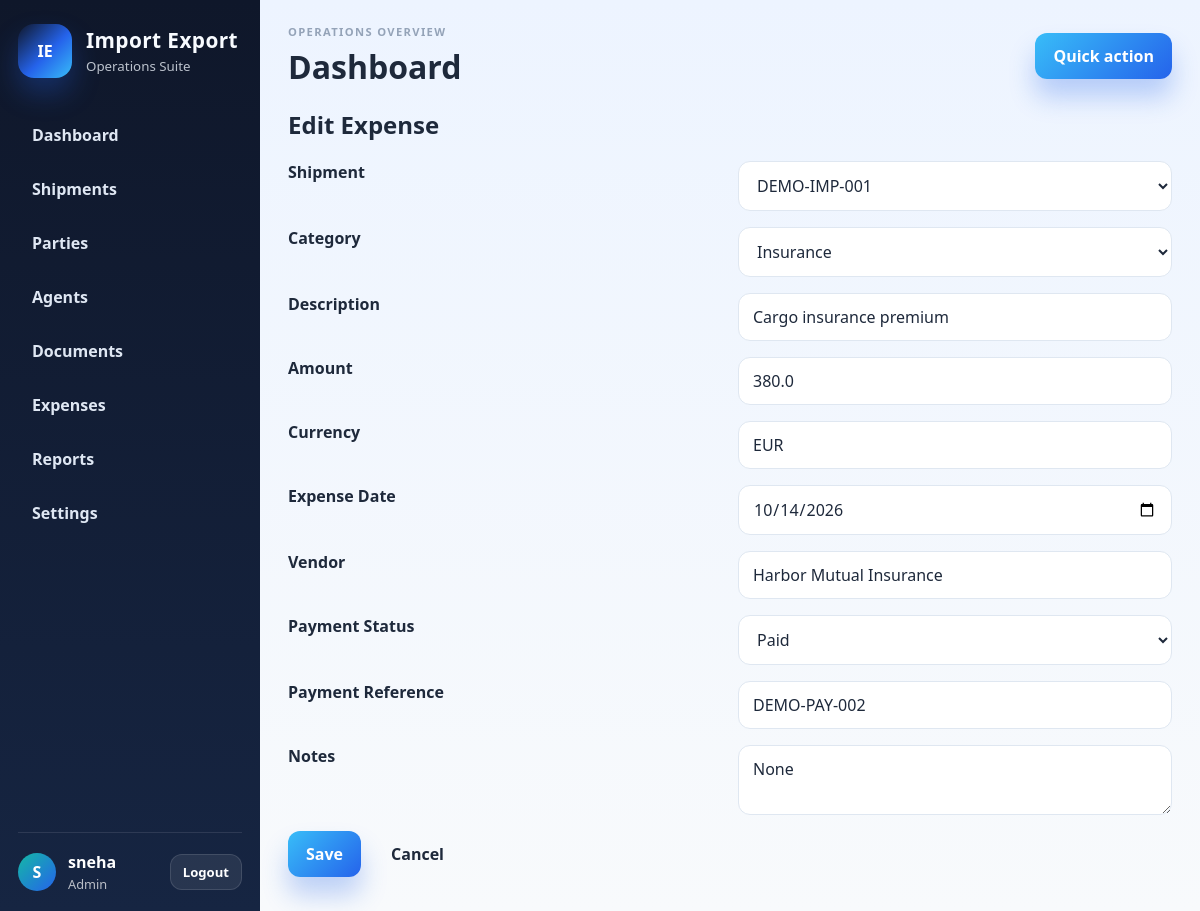
The app's page /expenses/2/edit (signed in) with its own data.
### tables this page shows
CREATE TABLE expenses (
        id INTEGER PRIMARY KEY AUTOINCREMENT,
        shipment_id INTEGER NOT NULL,
        category TEXT NOT NULL,
        description TEXT NOT NULL,
        amount REAL NOT NULL,
        currency TEXT NOT NULL,
        expense_date TEXT NOT NULL,
        vendor TEXT,
        payment_status TEXT NOT NULL DEFAULT 'Pending',
        payment_reference TEXT,
        notes TEXT,
        created_at TEXT NOT NULL DEFAULT CURRENT_TIMESTAMP,
        updated_at TEXT NOT NULL DEFAULT CURRENT_TIMESTAMP,
        FOREIGN KEY (shipment_id) REFERENCES shipments(id) ON DELETE CASCADE
    );

CREATE TABLE shipments (
        id INTEGER PRIMARY KEY AUTOINCREMENT,
        reference_no TEXT NOT NULL UNIQUE,
        shipment_type TEXT NOT NULL CHECK(shipment_type IN ('Import', 'Export')),
        product_description TEXT NOT NULL,
        importer_id INTEGER,
        exporter_id INTEGER,
        origin_country TEXT,
        destination_country TEXT,
        origin_port TEXT,
        destination_port TEXT,
        hs_code TEXT,
        quantity REAL,
        unit TEXT,
        invoice_value REAL,
        currency TEXT,
        exchange_rate REAL,
        invoice_no TEXT,
        invoice_date TEXT,
        shipment_date TEXT,
        expected_arrival TEXT,
        actual_arrival TEXT,
        container_no TEXT,
        bl_awb_no TEXT,
        transport_mode TEXT,
        carrier TEXT,
        agent_id INTEGER,
        assigned_staff TEXT,
        shipment_status TEXT NOT NULL DEFAULT 'Pending',
        notes TEXT,
        created_at TEXT NOT NULL DEFAULT CURRENT_TIMESTAMP,
        updated_at TEXT NOT NULL DEFAULT CURRENT_TIMESTAMP,
        FOREIGN KEY (importer_id) REFERENCES parties(id),
        FOREIGN KEY (exporter_id) REFERENCES parties(id),
        FOREIGN KEY (agent_id) REFERENCES agents(id)
    );

### app/routes/expenses.py (the view, shortened to what this page needs)
@expenses_bp.route('/expenses/<int:expense_id>/edit', methods=['GET', 'POST'])
@login_required
@csrf_required
def edit_expense(expense_id):
    db = get_db()
    expense = db.execute('SELECT * FROM expenses WHERE id = ?', (expense_id,)).fetchone()
    if not expense:
        flash('Expense not found.', 'error')
        return redirect('/expenses')
    if request.method == 'GET':
        shipments = db.execute('SELECT id, reference_no FROM shipments ORDER BY reference_no').fetchall()
        return render_template('expenses/form.html', expense=expense, shipments=shipments)

### app/db.py (called while the page is built)
def get_db():
    if 'db' not in g:
        conn = sqlite3.connect(current_app.config['DATABASE_PATH'])
        conn.row_factory = sqlite3.Row
        conn.execute('PRAGMA foreign_keys = ON')
        g.db = conn
    return g.db

### app/templates/expenses/form.html (shortened to what this page needs)
{% extends 'base.html' %}
{% block content %}
<h2>{% if expense %}Edit Expense{% else %}New Expense{% endif %}</h2>
<form method="post" class="form-grid">
    <label>Shipment</label>
    <select name="shipment_id">
        {% for shipment in shipments %}<option value="{{ shipment.id }}" {% if expense and expense.shipment_id == shipment.id %}selected{% endif %}>{{ shipment.reference_no }}</option>{% endfor %}
    </select>
    <label>Category</label><select name="category"><option value="Insurance" {% if expense and expense.category == 'Insurance' %}selected{% endif %}>Insurance</option></select>
    <label>Description</label><input type="text" name="description" value="{{ expense.description if expense else '' }}" required>
    <label>Amount</label><input type="number" step="0.01" name="amount" value="{{ expense.amount if expense else '' }}" required>
    <label>Currency</label><input type="text" name="currency" value="{{ expense.currency if expense else 'USD' }}">
    <label>Expense Date</label><input type="date" name="expense_date" value="{{ expense.expense_date if expense else '' }}">
    <label>Vendor</label><input type="text" name="vendor" value="{{ expense.vendor if expense else '' }}">
    <label>Payment Status</label><select name="payment_status"><option value="Paid" {% if expense and expense.payment_status == 'Paid' %}selected{% endif %}>Paid</option></select>
    <label>Payment Reference</label><input type="text" name="payment_reference" value="{{ expense.payment_reference if expense else '' }}">
    <label>Notes</label><textarea name="notes">{{ expense.notes if expense else '' }}</textarea>
    <div class="form-actions"><button type="submit" class="btn btn-primary">Save</button><a href="/expenses" class="btn">Cancel</a></div>
</form>
{% endblock %}

### app/static/css/style.css (style rules this page uses)
:root { --navy-900: #0f172a; --navy-800: #162542; --navy-700: #1d3a5f; --blue-500: #2563eb; --blue-600: #1d4ed8; --teal-500: #14b8a6; --green-500: #22c55e; --gold-500: #f59e0b; --purple-500: #8b5cf6; --slate-50: #f8fafc; --slate-100: #eef2f7; --slate-200: #dfe7f1; --slate-400: #94a3b8; --slate-600: #475569; --slate-800: #1e293b; --danger-100: #fee2e2; --danger-700: #b91c1c; --success-100: #dcfce7; --success-700: #166534; }
* { box-sizing: border-box; }
body { margin: 0; font-family: "Segoe UI", Tahoma, Geneva, Verdana, sans-serif; background: linear-gradient(180deg, #edf4ff 0%, #f8fafc 100%); color: var(--slate-800); }
a { color: var(--blue-600); text-decoration: none; }
button, input, select, textarea { font: inherit; }
label { display: block; font-weight: 600; color: rgba(226, 232, 240, 0.9); }
input, select, textarea { width: 100%; border: 1px solid rgba(148, 163, 184, 0.35); background: rgba(15, 23, 42, 0.35); border-radius: 12px; padding: 12px 14px; color: #f8fbff; transition: border-color 0.2s ease, box-shadow 0.2s ease, background 0.2s ease; }
input::placeholder { color: rgba(191, 219, 254, 0.7); }
.app-shell label { color: var(--slate-800); }
.app-shell input, .app-shell select, .app-shell textarea { color: var(--slate-800); background: #ffffff; border-color: var(--slate-200); }
.app-shell input::placeholder, .app-shell textarea::placeholder { color: var(--slate-400); }
.app-shell select option { color: var(--slate-800); background: #ffffff; }
.app-shell .btn:not(.btn-primary):not(.btn-secondary) { color: var(--slate-800); }
button, .btn { display: inline-flex; align-items: center; justify-content: center; border: none; border-radius: 12px; padding: 12px 18px; font-weight: 700; cursor: pointer; transition: transform 0.2s ease, box-shadow 0.2s ease; }
.btn-primary { background: linear-gradient(135deg, #38bdf8, #2563eb); color: white; box-shadow: 0 18px 26px rgba(37,99,235,0.28); }
.form-grid { max-width: 900px; display: grid; grid-template-columns: repeat(2, minmax(220px, 1fr)); gap: 16px; }
.form-grid .form-actions { grid-column: 1 / -1; display: flex; gap: 12px; }

### records on screen
expenses: shipment_id "DEMO-IMP-001", category "Insurance", description "Cargo insurance premium", amount "380.0", currency "EUR", expense_date "10/14/2026", vendor "Harbor Mutual Insurance", payment_status "Paid", payment_reference "DEMO-PAY-002"

### other values on screen
{{ session.get('username')[0].upper() }} "S"
{{ session.get('username') }} "sneha"
{{ session.get('role') | title }} "Admin"
